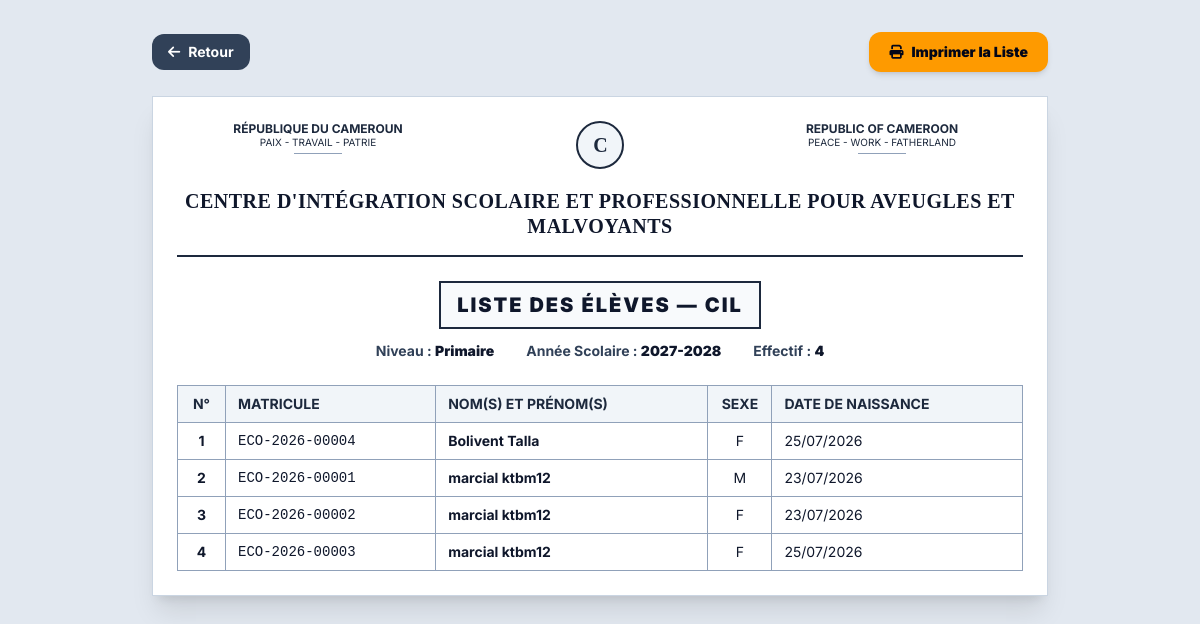
Before: /classes/etudiants/imprimer/ (signed in) with the older database file.
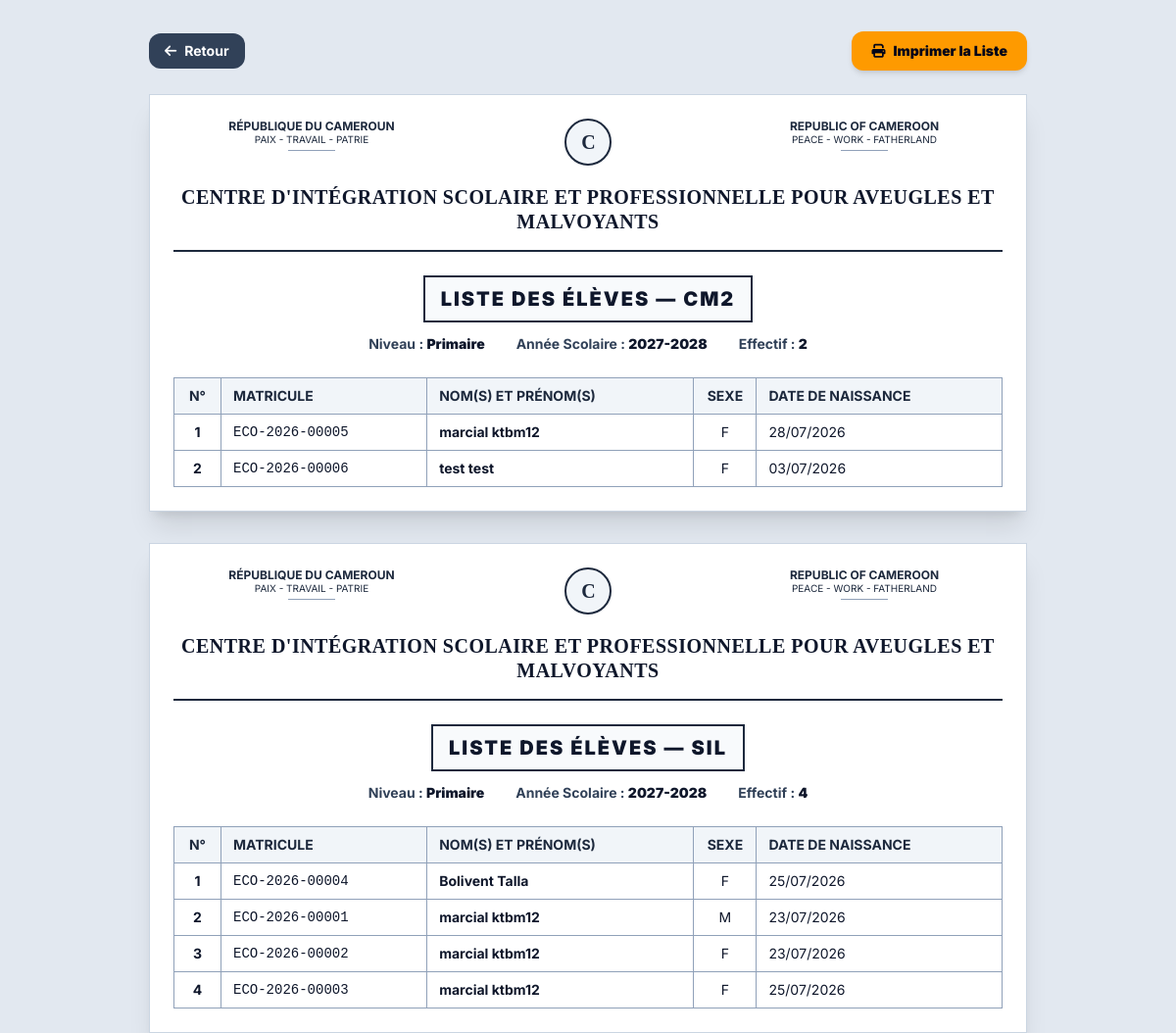
After: the same page with the newer database file.
### cispam/users/models.py (models this page shows, shortened)
class AutoSlugMixin:
    slug_source_field = 'name'

class OngBaseModel(models.Model):
    id = models.UUIDField(
        default=uuid.uuid4,
        primary_key=True,
        editable=False,
        unique=True,
        help_text=_("Identifiant UUID unique."),
    )
    created = models.DateTimeField(
        auto_now_add=True,
        db_index=True,
        help_text=_("Date de création."),
    )
    modified = models.DateTimeField(
        auto_now=True,
        help_text=_("Date de dernière modification."),
    )
    is_active = models.BooleanField(
        default=True,
        help_text=_("Indique si l'objet est actif."),
    )
    is_deleted = models.BooleanField(
        default=False,
        db_index=True,
        help_text=_("Suppression logique (soft delete)."),
    )
    metadata = models.JSONField(
        default=dict,
        blank=True,
        help_text=_("Métadonnées additionnelles au format JSON."),
    )
    objects = OngManager()
    all_objects = models.Manager()
    class Meta:
        abstract = True
        ordering = ['-created']

class Classe(AutoSlugMixin, OngBaseModel):
    slug_source_field = 'nom'
    nom = models.CharField(
        max_length=50,
        help_text=_("Nom de la classe, ex: Petite Section, CP, CM2."),
    )
    niveau = models.ForeignKey(
        Niveau,
        on_delete=models.PROTECT,
        related_name='classes',
        help_text=_("Niveau scolaire de la classe."),
    )
    capacite_max = models.PositiveSmallIntegerField(
        default=30,
        help_text=_("Capacité maximale d'élèves dans cette classe."),
    )
    description = models.TextField(
        blank=True,
        help_text=_("Description ou informations complémentaires."),
    )
    slug = models.SlugField(
        max_length=255,
        unique=True,
        blank=True,
        help_text=_("Slug unique de la classe."),
    )
    class Meta:
        verbose_name = _("Classe")
        verbose_name_plural = _("Classes")
        ordering = ['niveau__ordre', 'nom']
        unique_together = ['nom', 'niveau']

class Niveau(AutoSlugMixin, OngBaseModel):
    slug_source_field = 'nom'
    nom = models.CharField(
        max_length=50,
        choices=NiveauScolaireEnum.choices,
        unique=True,
        help_text=_("Nom du niveau scolaire."),
    )
    ordre = models.PositiveSmallIntegerField(
        default=0,
        help_text=_("Ordre d'affichage (1 = Maternelle, 2 = Primaire)."),
    )
    description = models.TextField(
        blank=True,
        help_text=_("Description du niveau."),
    )
    slug = models.SlugField(
        max_length=255,
        unique=True,
        blank=True,
        help_text=_("Slug unique du niveau."),
    )
    class Meta:
        verbose_name = _("Niveau")
        verbose_name_plural = _("Niveaux")
        ordering = ['ordre', 'nom']

class AnneeScolaire(AutoSlugMixin, OngBaseModel):
    slug_source_field = 'libelle'
    libelle = models.CharField(
        max_length=20,
        unique=True,
        help_text=_("Libellé de l'année scolaire, ex: 2025-2026"),
    )
    date_debut = models.DateField(
        help_text=_("Date de début de l'année scolaire."),
    )
    date_fin = models.DateField(
        help_text=_("Date de fin de l'année scolaire."),
    )
    est_active = models.BooleanField(
        default=False,
        db_index=True,
        help_text=_("Indique si c'est l'année scolaire en cours. Une seule active à la fois."),
    )
    slug = models.SlugField(
        max_length=255,
        unique=True,
        blank=True,
        help_text=_("Slug unique de l'année scolaire."),
    )
    class Meta:
        verbose_name = _("Année scolaire")
        verbose_name_plural = _("Années scolaires")
        ordering = ['-date_debut']

class Inscription(AutoSlugMixin, OngBaseModel):
    slug_source_field = 'reference'
    eleve = models.ForeignKey(
        Eleve,
        on_delete=models.PROTECT,
        related_name='inscriptions',
        help_text=_("Élève inscrit."),
    )
    classe = models.ForeignKey(
        Classe,
        on_delete=models.PROTECT,
        related_name='inscriptions',
        help_text=_("Classe d'inscription."),
    )
    annee_scolaire = models.ForeignKey(
        AnneeScolaire,
        on_delete=models.PROTECT,
        related_name='inscriptions',
        help_text=_("Année scolaire de l'inscription."),
    )
    date_inscription = models.DateField(
        auto_now_add=True,
        help_text=_("Date de l'inscription."),
    )
    type_inscription = models.CharField(
        max_length=20,
        choices=TypeInscriptionEnum.choices,
        default=TypeInscriptionEnum.NOUVELLE,
        help_text=_("Type d'inscription."),
    )
    statut = models.CharField(
        max_length=20,
        choices=StatutInscriptionEnum.choices,
        default=StatutInscriptionEnum.EN_COURS,
        help_text=_("Statut actuel de l'inscription."),
    )
    frais_total = models.DecimalField(
        max_digits=12,
        decimal_places=2,
        default=0,
        help_text=_("Montant total des frais de scolarité fixé à l'inscription."),
    )
    remarques = models.TextField(
        blank=True,
        help_text=_("Remarques ou notes sur l'inscription."),
    )
    reference = models.CharField(
        max_length=30,
        unique=True,
        db_index=True,
        blank=True,
        help_text=_("Référence unique de l'inscription, ex: INS-2025-00001."),
    )
    slug = models.SlugField(
        max_length=255,
        unique=True,
        blank=True,
        help_text=_("Slug unique de l'inscription."),
    )
    class Meta:
        verbose_name = _("Inscription")
        verbose_name_plural = _("Inscriptions")
        ordering = ['-date_inscription']
        unique_together = ['eleve', 'annee_scolaire']

class Eleve(AutoSlugMixin, OngBaseModel):
    slug_source_field = 'nom_complet'
    matricule = models.CharField(
        max_length=20,
        unique=True,
        db_index=True,
        help_text=_("Matricule unique de l'élève, ex: ECO-2025-00042."),
    )
    nom = models.CharField(
        max_length=100,
        help_text=_("Nom de famille de l'élève."),
    )
    prenom = models.CharField(
        max_length=100,
        help_text=_("Prénom(s) de l'élève."),
    )
    date_naissance = models.DateField(
        help_text=_("Date de naissance de l'élève."),
    )
    sexe = models.CharField(
        max_length=1,
        choices=SexeEnum.choices,
        help_text=_("Sexe de l'élève."),
    )
    lieu_naissance = models.CharField(
        max_length=100,
        blank=True,
        help_text=_("Lieu de naissance."),
    )
    nationalite = models.CharField(
        max_length=50,
        default="Ivoirienne",
        blank=True,
        help_text=_("Nationalité de l'élève."),
    )
    photo = models.ImageField(
        upload_to=eleve_photo_path,
        blank=True,
        null=True,
        help_text=_("Photo d'identité de l'élève."),
    )
    adresse = models.TextField(
        blank=True,
        help_text=_("Adresse de résidence de l'élève."),
    )
    date_premiere_inscription = models.DateField(
        auto_now_add=True,
        help_text=_("Date de la première inscription dans l'établissement."),
    )
    slug = models.SlugField(
        max_length=255,
        unique=True,
        blank=True,
        help_text=_("Slug unique de l'élève."),
    )
    class Meta:
        verbose_name = _("Élève")
        verbose_name_plural = _("Élèves")
        ordering = ['nom', 'prenom']
    @property
    def nom_complet(self):
        return f"{self.prenom} {self.nom}"

### cispam/users/views.py (the view)
class EtudiantsParClassePrintView(LoginRequiredMixin, TemplateView):
    template_name = "classes/print_etudiants.html"
    def get_context_data(self, **kwargs):
        context = super().get_context_data(**kwargs)
        from cispam.users.models import AnneeScolaire, Classe, Inscription, StatutInscriptionEnum
        from django.db.models import Prefetch
        try:
            annee_active = AnneeScolaire.objects.get(est_active=True)
        except AnneeScolaire.DoesNotExist:
            annee_active = None
        classe_id = self.request.GET.get('classe')
        if classe_id:
            classes = Classe.objects.filter(pk=classe_id, is_deleted=False).order_by('niveau__ordre', 'nom')
        else:
            classes = Classe.objects.filter(is_deleted=False).order_by('niveau__ordre', 'nom')
        if annee_active:
            inscriptions_prefetch = Prefetch(
                'inscriptions',
                queryset=Inscription.objects.filter(
                    annee_scolaire=annee_active,
                    is_deleted=False,
                    statut=StatutInscriptionEnum.EN_COURS
                ).select_related('eleve').order_by('eleve__nom', 'eleve__prenom'),
                to_attr='inscriptions_actives'
            )
            classes = classes.prefetch_related(inscriptions_prefetch)
        context['classes'] = classes
        context['annee_active'] = annee_active
        return context

### cispam/users/context_processors.py (called while the page is built)
def allauth_settings(request):
    return {
        "ACCOUNT_ALLOW_REGISTRATION": settings.ACCOUNT_ALLOW_REGISTRATION,
    }

### cispam/users/models.py (called while the page is built)
    def get_queryset(self):
        return super().get_queryset().filter(is_deleted=False)

### cispam/templates/classes/print_etudiants.html (shortened to what the changed rows need)
{% extends "base.html" %}
{% load static i18n %}
{% block body %}
<div class="min-h-screen bg-slate-200 py-8 px-4 font-sans antialiased text-slate-900">
  <div class="max-w-4xl mx-auto space-y-8">
    {% for classe in classes %}
      <div class="bg-white shadow-xl border border-slate-300 p-6 md:p-8 {% if not forloop.last %}page-break{% endif %}">
        <div class="border-b-2 border-slate-800 pb-4 mb-6">
          <div class="flex justify-between items-start text-xs font-bold text-slate-800 uppercase text-center leading-tight">
            <div class="w-1/3">
              <p>RÉPUBLIQUE DU CAMEROUN</p>
              <p class="font-normal text-[10px]">Paix - Travail - Patrie</p>
              <div class="mt-1 border-b border-slate-400 w-12 mx-auto"></div>
            </div>
            <div class="w-1/3 flex flex-col items-center">
              <div class="w-12 h-12 bg-slate-100 border-2 border-slate-800 rounded-full flex items-center justify-center mb-1">
                <span class="text-xl font-serif font-black tracking-tighter">C</span>
              </div>
            </div>
            <div class="w-1/3">
              <p>REPUBLIC OF CAMEROON</p>
              <p class="font-normal text-[10px]">Peace - Work - Fatherland</p>
              <div class="mt-1 border-b border-slate-400 w-12 mx-auto"></div>
            </div>
          </div>
          <div class="text-center mt-4">
            <h1 class="text-lg md:text-xl font-black font-serif uppercase tracking-wide text-slate-900 leading-tight">
              Centre d'Intégration Scolaire et Professionnelle pour Aveugles et Malvoyants
            </h1>
          </div>
        </div>
        <div class="text-center mb-6">
          <h2 class="text-xl font-black uppercase tracking-widest border-2 border-slate-800 px-4 py-2 bg-slate-50 inline-block">
            Liste des Élèves — {{ classe.nom }}
          </h2>
          <div class="flex justify-center gap-8 mt-3 text-sm font-bold text-slate-700">
            <span>Niveau : <span class="font-black text-slate-900">{{ classe.niveau.get_nom_display }}</span></span>
            <span>Année Scolaire : <span class="font-black text-slate-900">{{ annee_active.libelle|default:"Non définie" }}</span></span>
            <span>Effectif : <span class="font-black text-slate-900">{{ classe.inscriptions_actives|length }}</span></span>
          </div>
        </div>
        {% if classe.inscriptions_actives %}
        <table class="w-full text-left text-xs md:text-sm border-collapse border border-slate-400">
          <thead class="bg-slate-100 font-bold text-slate-800 uppercase">
            <tr>
              <th class="py-2 px-3 border border-slate-400 w-12 text-center">N°</th>
              <th class="py-2 px-3 border border-slate-400">Matricule</th>
              <th class="py-2 px-3 border border-slate-400">Nom(s) et Prénom(s)</th>
              <th class="py-2 px-3 border border-slate-400 w-16 text-center">Sexe</th>
              <th class="py-2 px-3 border border-slate-400">Date de Naissance</th>
            </tr>
          </thead>
          <tbody class="divide-y divide-slate-300">
            {% for inscription in classe.inscriptions_actives %}
            <tr>
              <td class="py-2 px-3 border border-slate-400 text-center font-bold">{{ forloop.counter }}</td>
              <td class="py-2 px-3 border border-slate-400 font-mono">{{ inscription.eleve.matricule }}</td>
              <td class="py-2 px-3 border border-slate-400 font-bold">{{ inscription.eleve.nom_complet }}</td>
              <td class="py-2 px-3 border border-slate-400 text-center">{{ inscription.eleve.sexe }}</td>
              <td class="py-2 px-3 border border-slate-400">{{ inscription.eleve.date_naissance|date:"d/m/Y" }}</td>
            </tr>
            {% endfor %}
          </tbody>
        </table>
        {% else %}
        <div class="text-center py-8 text-slate-500 font-medium italic border border-slate-300 border-dashed">
          Aucun élève inscrit dans cette classe pour l'année en cours.
        </div>
        {% endif %}
      </div>
    {% empty %}
      <div class="bg-white shadow-xl border border-slate-300 p-8 text-center text-slate-500 font-bold">
        Aucune classe trouvée.
      </div>
    {% endfor %}
  </div>
</div>
{% endblock body %}

Changed rows visible on the page:
added Classe: nom "CM2", niveau.nom "Primaire", {{ annee_active.libelle|default:"Non définie" }} "2027-2028", inscriptions_actives|length "2"
added Inscription: eleve.matricule "ECO-2026-00005", eleve.nom_complet "marcial ktbm12", eleve.sexe "F", eleve.date_naissance "28/07/2026", shown under "CM2"
added Inscription: eleve.matricule "ECO-2026-00006", eleve.nom_complet "test test", eleve.sexe "F", eleve.date_naissance "03/07/2026", shown under "CM2"
changed Classe: nom "CIL" → "SIL"
